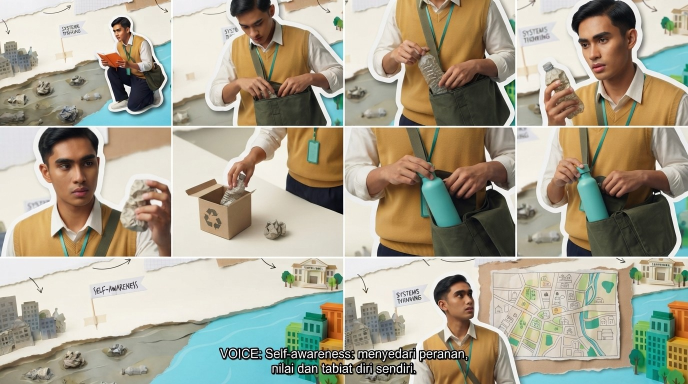
#> input picture assets/scene06_storyboard.jpg, 1376 x 768 px (shown at 1/2 size)
$ python -i lib.py   (imports and definitions only)
#> lines starting #> are read from the running program, lines starting #| are printed output that depends on the picture; after the words box and inside, x2 and y2 are one past the last pixel; in counts of white or black regions, pixels touching at a corner belong together
#> further down, picture is the input picture: PIL image 1376x768 RGB; mean R, G, B 168.4, 162.8, 144.2
"""Shared drawing helpers for the paper-craft ESD animation."""
import math, random, functools
import numpy as np
from PIL import Image, ImageDraw, ImageFilter, ImageFont, ImageChops
from scipy.ndimage import gaussian_filter, map_coordinates

W, H, FPS = 1280, 720, 25
A = "/home/user/esd/assets/"
FONT_LABEL = "/usr/share/fonts/truetype/roboto/unhinted/RobotoCondensed-Bold.ttf"
FONT_MARK = "/usr/share/fonts/opentype/comic-neue/ComicNeue-Bold.otf"

CREAM = (246, 239, 224)
CYAN = (58, 196, 216)
MUSTARD = (226, 172, 52)
ORANGE = (238, 128, 56)
TEAL = (38, 160, 160)
GREEN = (98, 178, 88)
INK = (34, 34, 38)
RED = (214, 48, 44)


# ---------------------------------------------------------------- easing
def clamp(x, a=0.0, b=1.0): return max(a, min(b, x))
def lerp(a, b, t): return a + (b - a) * t
def ease(t): t = clamp(t); return t * t * (3 - 2 * t)
def ease_out(t): t = clamp(t); return 1 - (1 - t) ** 3
def ease_in_out(t): t = clamp(t); return 4 * t ** 3 if t < .5 else 1 - (-2 * t + 2) ** 3 / 2
def back_out(t, s=1.7):
    t = clamp(t) - 1; return t * t * ((s + 1) * t + s) + 1
def seg(t, a, b): return clamp((t - a) / (b - a)) if b > a else float(t >= a)


@functools.lru_cache(None)
def font(path, size): return ImageFont.truetype(path, size)


# ---------------------------------------------------------------- textures
# [23 lines left out: functions paper_noise, paper, torn_mask, not called in this run]


def shadowed(img, off=(5, 7), blur=7, opacity=0.35):
    pad = blur * 2 + max(abs(off[0]), abs(off[1]))
    w, h = img.size
    out = Image.new("RGBA", (w + 2 * pad, h + 2 * pad), (0, 0, 0, 0))
    a = img.getchannel("A").point(lambda v: int(v * opacity))
    sh = Image.new("RGBA", img.size, (40, 30, 20, 0)); sh.putalpha(a)
    tmp = Image.new("RGBA", out.size, (0, 0, 0, 0))
    tmp.paste(sh, (pad + off[0], pad + off[1]))
    tmp = tmp.filter(ImageFilter.GaussianBlur(blur))
    out.alpha_composite(tmp)
    out.alpha_composite(img, (pad, pad))
    return out


def sticker(img, border=6, shadow=True):
    """White die-cut border + drop shadow, like the storyboard cut-outs."""
#> called with border = 6, shadow = True
    b = border
    w, h = img.size
#> w = 1376; h = 768
    big = Image.new("RGBA", (w + 2 * b, h + 2 * b), (0, 0, 0, 0))
#> big: PIL image 1388x780 RGBA; every value is 0
    big.paste(img, (b, b))
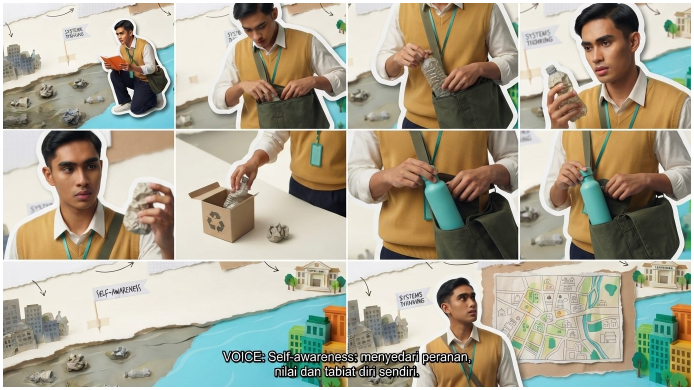
#> big: PIL image 1388x780 RGBA (shown at 1/2 size); mean R, G, B, A 164.4, 158.9, 140.8, 248.9; transparent parts drawn white
    a = big.getchannel("A").point(lambda v: 255 if v > 60 else 0)
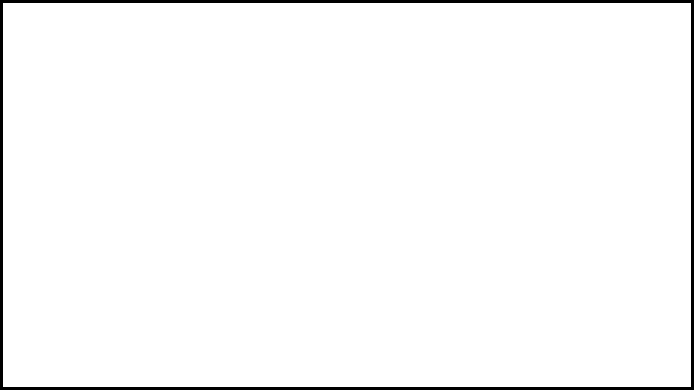
#> a: PIL image 1388x780 L (shown at 1/2 size); 97.6% white; 1 black region, box (x1, y1, x2, y2) and area: (0, 0, 1388, 780) 25872
    a = a.filter(ImageFilter.MaxFilter(2 * b + 1)).filter(ImageFilter.GaussianBlur(0.8))
#> a: PIL image 1388x780 L; every value is 255
    white = Image.new("RGBA", big.size, (255, 255, 255, 0)); white.putalpha(a)
#> after `white.putalpha(a)`: white: PIL image 1388x780 RGBA; every value is 255
    white.alpha_composite(big)
    return shadowed(white) if shadow else white
#> in shadowed, `out = Image.new("RGBA", (w + 2 * pad, h + 2 * pad), (0, 0, 0, 0))`: out: PIL image 1430x822 RGBA; every value is 0
#> in shadowed, `a = img.getchannel("A").point(lambda v: int(v * opacity))`: a: PIL image 1388x780 L; every value is 89
#> in shadowed, `sh.putalpha(a)`:
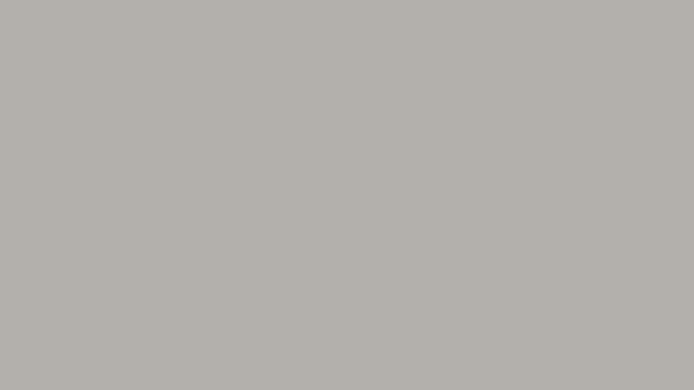
#> sh: PIL image 1388x780 RGBA (shown at 1/2 size); mean R, G, B, A 40, 30, 20, 89; transparent parts drawn white
#> in shadowed, `tmp.paste(sh, (pad + off[0], pad + off[1]))`:
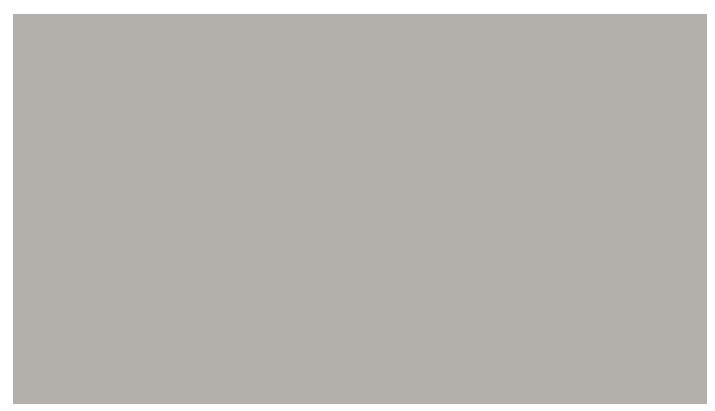
#> tmp: PIL image 1430x822 RGBA (shown at 1/2 size); mean R, G, B, A 36.8, 27.6, 18.4, 82; transparent parts drawn white
#> in shadowed, `tmp = tmp.filter(ImageFilter.GaussianBlur(blur))`:
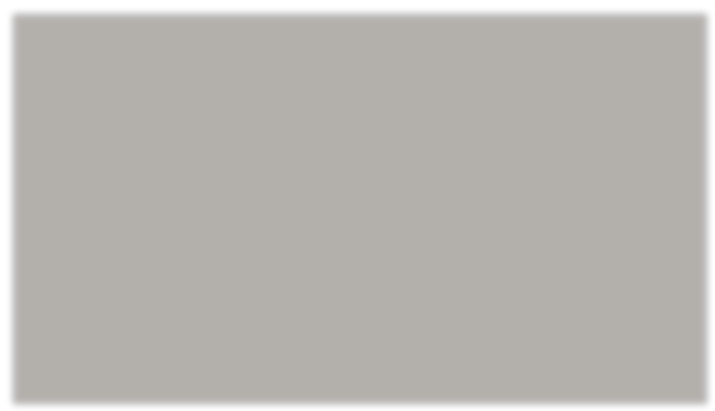
#> tmp: PIL image 1430x822 RGBA (shown at 1/2 size); mean R, G, B, A 36.8, 27.6, 18.4, 82; transparent parts drawn white
#> in shadowed, `out.alpha_composite(img, (pad, pad))`:
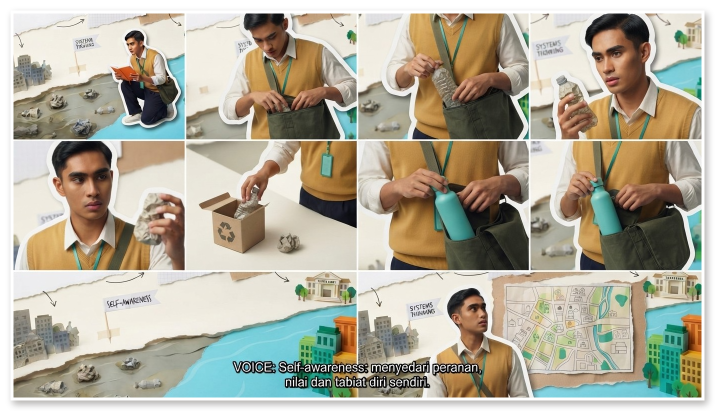
#> out: PIL image 1430x822 RGBA (shown at 1/2 size); mean R, G, B, A 157.6, 152.4, 135.5, 236.1; transparent parts drawn white


# [86 lines left out: functions text_block, card, flag, transform, paste, place, not called in this run]


def pop(t, t0, dur=0.45):
    """scale for a springy 'pop in' starting at t0."""
    return 0.0 if t < t0 else back_out(seg(t, t0, t0 + dur))


# ---------------------------------------------------------------- marker drawing
# [62 lines left out: functions polyline_partial, curve, marker_arrow, marker_circle, not called in this run]


# ---------------------------------------------------------------- paper icons
def _canvas(s): im = Image.new("RGBA", (s * 2, s * 2), (0, 0, 0, 0)); return im, ImageDraw.Draw(im)
def _done(im, s, border=6): return sticker(im.resize((s, s), Image.LANCZOS), border=border)


# [117 lines left out: functions icon, warp_jaw, warp_shift, not called in this run]

>>> from PIL import Image
>>> picture = Image.open('../assets/scene06_storyboard.jpg')
>>> result = sticker(picture)

$ run again, on assets/scene15_storyboard.jpg
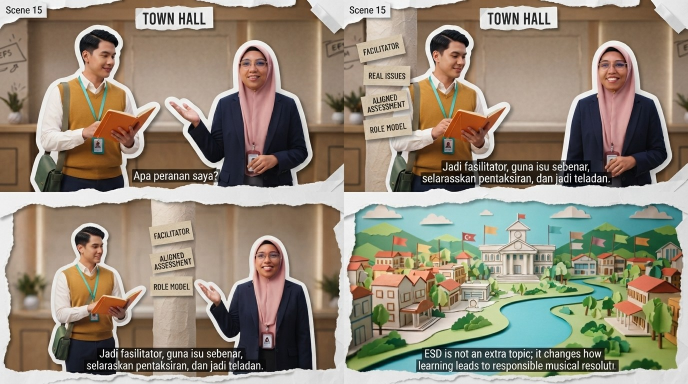
#> input picture assets/scene15_storyboard.jpg, 1376 x 768 px (shown at 1/2 size)
#> picture is the input picture: PIL image 1376x768 RGB; mean R, G, B 146.4, 136.2, 119.7
#> in sticker, `big.paste(img, (b, b))`:
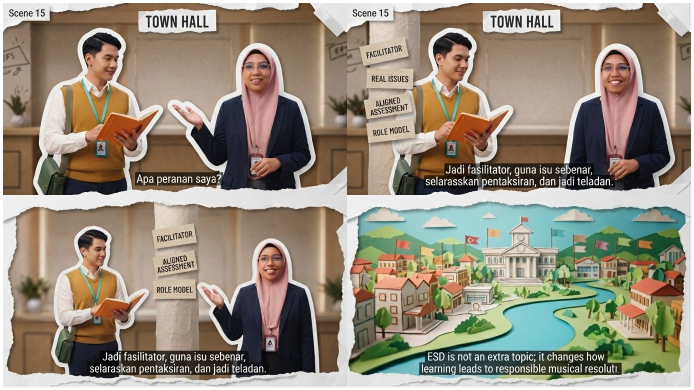
#> big: PIL image 1388x780 RGBA (shown at 1/2 size); mean R, G, B, A 142.9, 133, 116.8, 248.9; transparent parts drawn white
#> in shadowed, `out.alpha_composite(img, (pad, pad))`:
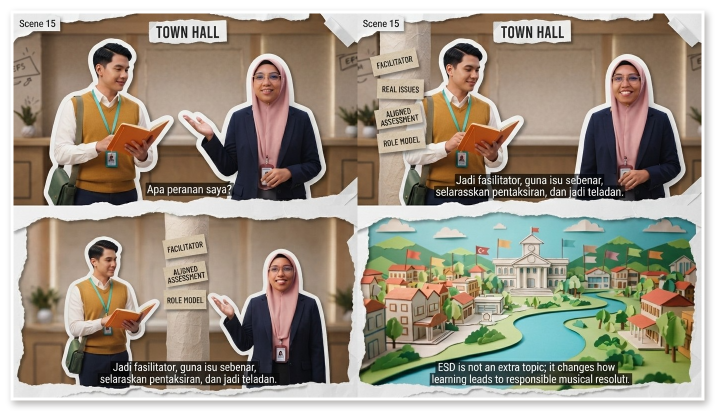
#> out: PIL image 1430x822 RGBA (shown at 1/2 size); mean R, G, B, A 137.8, 128.5, 113.5, 236.1; transparent parts drawn white

$ run again, on assets/scene08_collaboration.jpg
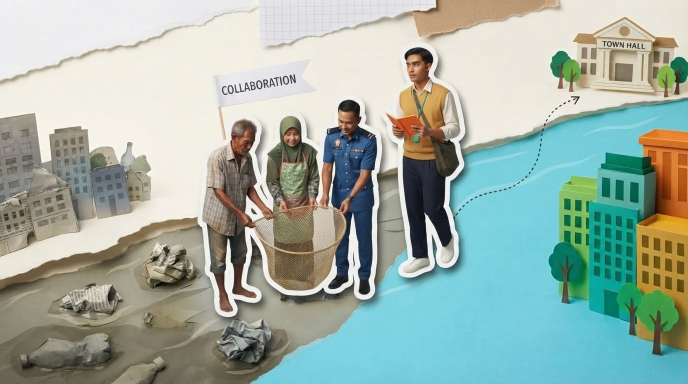
#> input picture assets/scene08_collaboration.jpg, 1376 x 768 px (shown at 1/2 size)
#> picture is the input picture: PIL image 1376x768 RGB; mean R, G, B 159.1, 176.1, 166
#> in sticker, `big.paste(img, (b, b))`:
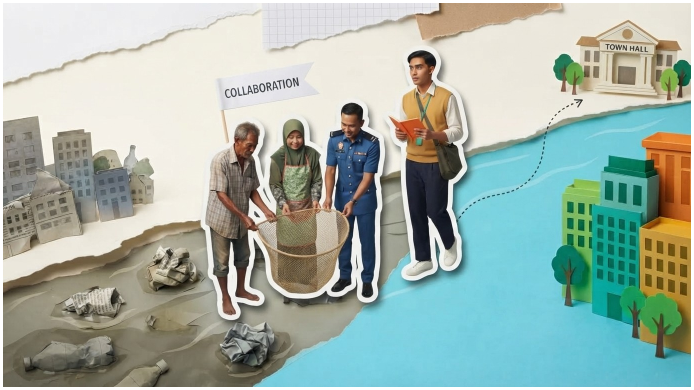
#> big: PIL image 1388x780 RGBA (shown at 1/2 size); mean R, G, B, A 155.3, 171.9, 162.1, 248.9; transparent parts drawn white
#> in shadowed, `out.alpha_composite(img, (pad, pad))`:
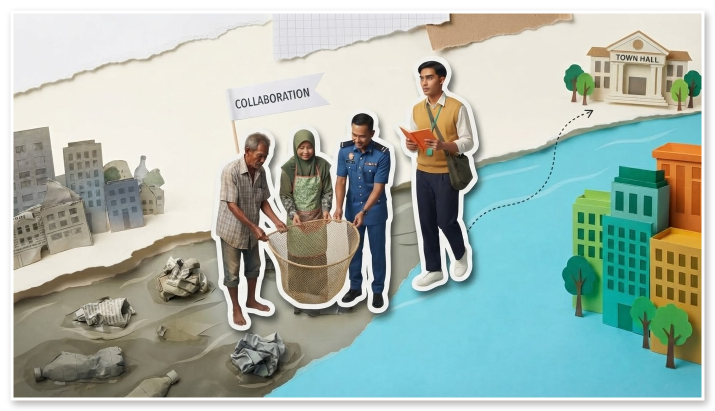
#> out: PIL image 1430x822 RGBA (shown at 1/2 size); mean R, G, B, A 149.2, 164.4, 155.2, 236.1; transparent parts drawn white
